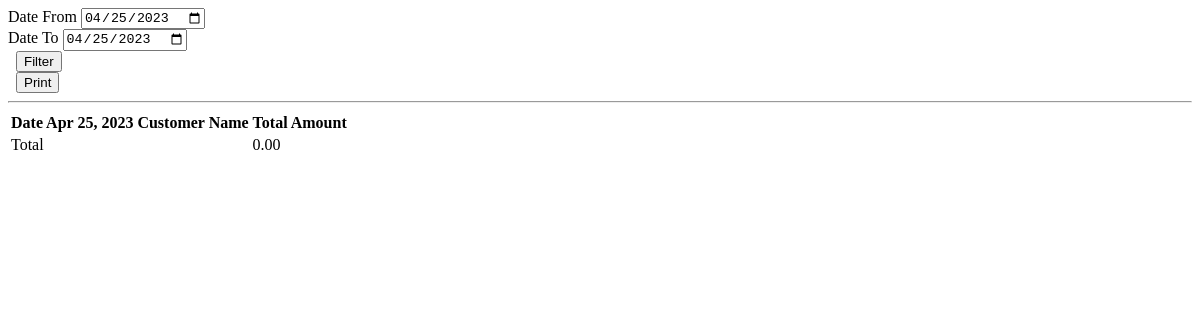
Page /admin/reports.php on the earlier database version.
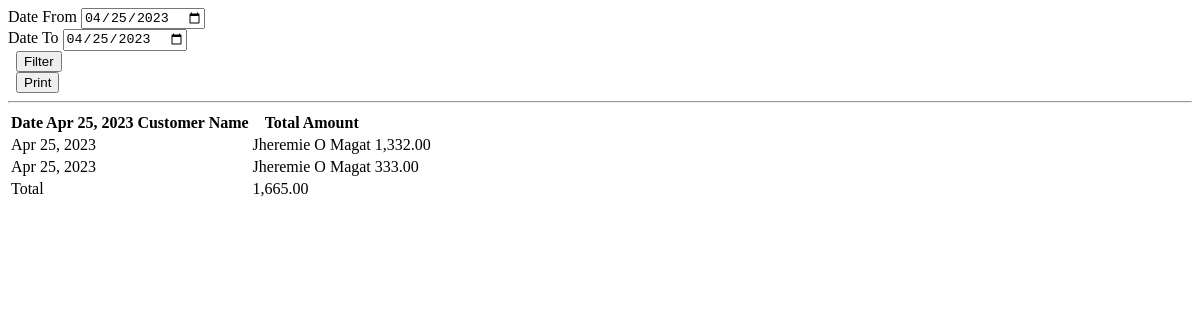
Same page on the later database version.
### tables this page shows
CREATE TABLE `order_list` (
  `id` int(30) NOT NULL,
  `order_id` varchar(150) NOT NULL,
  `product_id` int(30) NOT NULL,
  `qty` int(30) NOT NULL,
  `amount` int(11) NOT NULL
);

CREATE TABLE `orders` (
  `id` int(30) NOT NULL,
  `order_id` varchar(150) NOT NULL,
  `user_id` int(11) NOT NULL,
  `booking_id` int(30) NOT NULL,
  `address` text NOT NULL,
  `status` tinyint(1) NOT NULL DEFAULT '0',
  `date` datetime NOT NULL DEFAULT CURRENT_TIMESTAMP ON UPDATE CURRENT_TIMESTAMP
);

CREATE TABLE `booking_details` (
  `sr_no` int(11) NOT NULL,
  `booking_id` int(11) NOT NULL,
  `room_name` varchar(100) NOT NULL,
  `price` int(11) NOT NULL,
  `total_pay` int(11) NOT NULL,
  `room_no` varchar(100) DEFAULT NULL,
  `user_name` varchar(50) NOT NULL,
  `phonenum` varchar(50) NOT NULL,
  `address` varchar(200) NOT NULL
);

### admin/reports.php (the view, shortened to what this page needs)
<?php
 include 'db_connect.php';
 $d1 = (isset($_GET['d1']) ? date("Y-m-d",strtotime($_GET['d1'])) : date("Y-m-d")) ;
 $d2 = (isset($_GET['d2']) ? date("Y-m-d",strtotime($_GET['d2'])) : date("Y-m-d")) ;
 ?>
<div class="container-fluid">
	<div class="col-lg-12">
		<div class="card">
			<div class="card-body">
				<div class="row">
					<div class="col-md-4">
						<div class="form-group">
							<label for="" class="control-label">Date From</label>
							<input type="date" class="form-control" name="d1" id="d1" value="<?php echo date("Y-m-d",strtotime($d1)) ?>">
						</div>
					</div>
					<div class="col-md-4">
						<div class="form-group">
							<label for="" class="control-label">Date To</label>
							<input type="date" class="form-control" name="d2" id="d2" value="<?php echo date("Y-m-d",strtotime($d2)) ?>">
						</div>
					</div>
					<div class="col-md-2">
						<div class="form-group">
							<label for="" class="control-label">&nbsp;</label>
							<button class="btn-block btn-primary btn-sm" type="button" id="filter">Filter</button>
						</div>
					</div>
					<div class="col-md-2">
						<div class="form-group">
							<label for="" class="control-label">&nbsp;</label>
							<button class="btn-block btn-primary btn-sm" type="button" id="print"><i class="fa fa-print"></i> Print</button>
						</div>
					</div>
				</div>
				<hr>
				<div class="row" id="print-data">
					<table class='table table-bordered'>
						<thead>
							<tr>
								<th>Date
								<?php echo date("M d, Y") ?>
								</th>
								<th>Customer Name</th>
								<th>Total Amount</th>
							</tr>
						</thead>
						<tbody>
							<?php
								$total = 0;
								$qry = $conn->query("SELECT * FROM order_list ol
                     			JOIN orders o ON ol.order_id = o.order_id
                     			JOIN booking_details bd ON o.booking_id = bd.booking_id
                     			WHERE o.status = 3
                     			AND o.date >= '".$d1."'
                     			AND o.date <= DATE_ADD('".$d2."', INTERVAL 1 DAY)");
								while($row=$qry->fetch_assoc()):
									$total += $row['amount'];
							?>
							<tr>
								<td><?php echo date("M d, Y",strtotime($row['date'])) ?></td>
								<td></td>
								<td><?php echo ucwords($row['user_name']) ?></td>
								<td class='text-right'><?php echo number_format($row['amount'],2) ?></td>
							</tr>
							<?php endwhile; ?>
						</tbody>
						<tfoot>
							<tr>
								<td class="text-right" colspan="2">Total</td>
								<td class="text-right"><?php echo number_format($total,2) ?></td>
							</tr>
						</tfoot>
					</table>
				</div>
			</div>
		</div>
	</div>
</div>

Differences in the rows shown:
added order_list: orders.date "Apr 25, 2023", booking_details.user_name "Jheremie O Magat", amount "1,332.00"
added order_list: orders.date "Apr 25, 2023", booking_details.user_name "Jheremie O Magat", amount "333.00"
Other differences:
$total: "0.00" → "1,665.00"
